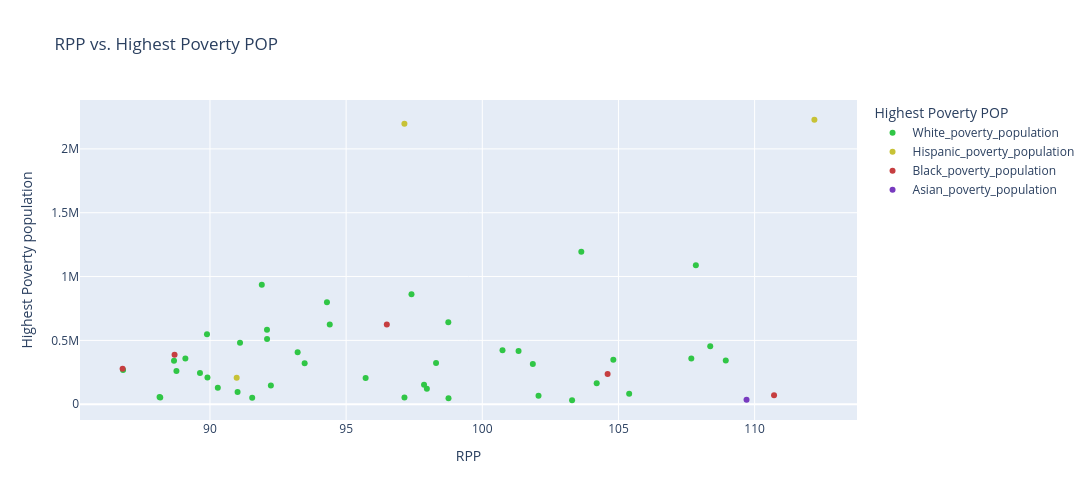

Source (notebook cell):
### Code cell
GRC = {
    "White_poverty_population": "#30C646",
    "Black_poverty_population": "#C63E40",
    "Asian_poverty_population": "#783BBF",
    "Hispanic_poverty_population": "#C7C236"
}
figRHP = px.scatter(df, x = "RPP", y = "Highest Poverty population", color = "Highest Poverty POP", color_discrete_map = GRC, hover_name = "NAME", title = "RPP vs. Highest Poverty POP", height = 500, width = 1715)
figRHP.show()
# Creates an interactive scatter plot that shows the relation between poverty population and RPP (the highest poverty pop in each state)

### Figure 1 — Plotly figure (JSON) as saved in the notebook; plotly's stock layout.template omitted (floating-point values rounded to 4 significant figures)
{"data": [{"hovertemplate": "<b>%{hovertext}</b><br><br>Highest Poverty POP=White_poverty_population<br>RPP=%{x}<br>Highest Poverty population=%{y}<extra></extra>", "hovertext": ["Alabama", "Alaska", "Arizona", "Arkansas", "Colorado", "Connecticut", "Delaware", "Florida", "Idaho", "Illinois", "Indiana", "Iowa", "Kansas", "Kentucky", "Maine", "Massachusetts", "Michigan", "Minnesota", "Missouri", "Montana", "Nebraska", "Nevada", "New Hampshire", "New Jersey", "New York", "North Carolina", "North Dakota", "Ohio", "Oklahoma", "Oregon", "Pennsylvania", "Rhode Island", "South Carolina", "South Dakota", "Tennessee", "Utah", "Vermont", "Virginia", "Washington", "West Virginia", "Wisconsin", "Wyoming"], "legendgroup": "White_poverty_population", "marker": {"color": "#30C646", "symbol": "circle"}, "mode": "markers", "name": "White_poverty_population", "orientation": "v", "showlegend": true, "type": "scatter", "x": [89.1, 103.3, 100.7, 86.81, 101.9, 104.2, 98.76, 103.6, 92.24, 98.75, 92.1, 88.77, 89.91, 89.89, 97.96, 107.7, 94.3, 98.3, 91.1, 91.01, 90.29, 97.86, 105.4, 108.9, 107.8, 94.4, 88.17, 91.9, 88.68, 104.8, 97.4, 102.1, 93.48, 88.15, 92.09, 95.72, 97.14, 101.3, 108.4, 89.63, 93.22, 91.55], "xaxis": "x", "y": [358800.0, 31210.0, 422400.0, 268300.0, 316000.0, 163400.0, 46030.0, 1194000.0, 146300.0, 643000.0, 510800.0, 259600.0, 208900.0, 547900.0, 122100.0, 357800.0, 799600.0, 322100.0, 481300.0, 96740.0, 130000.0, 153200.0, 82210.0, 343000.0, 1089000.0, 624600.0, 53720.0, 936200.0, 340600.0, 349100.0, 860600.0, 66520.0, 321000.0, 57140.0, 582700.0, 204500.0, 53690.0, 416700.0, 454400.0, 245300.0, 406400.0, 51680.0], "yaxis": "y"}, {"hovertemplate": "<b>%{hovertext}</b><br><br>Highest Poverty POP=Hispanic_poverty_population<br>RPP=%{x}<br>Highest Poverty population=%{y}<extra></extra>", "hovertext": ["California", "New Mexico", "Texas", "Puerto Rico"], "legendgroup": "Hispanic_poverty_population", "marker": {"color": "#C7C236", "symbol": "circle"}, "mode": "markers", "name": "Hispanic_poverty_population", "orientation": "v", "showlegend": true, "type": "scatter", "x": [112.2, 90.98, 97.14, NaN], "xaxis": "x", "y": [2228000.0, 208400.0, 2197000.0, 1248000.0], "yaxis": "y"}, {"hovertemplate": "<b>%{hovertext}</b><br><br>Highest Poverty POP=Black_poverty_population<br>RPP=%{x}<br>Highest Poverty population=%{y}<extra></extra>", "hovertext": ["District of Columbia", "Georgia", "Louisiana", "Maryland", "Mississippi"], "legendgroup": "Black_poverty_population", "marker": {"color": "#C63E40", "symbol": "circle"}, "mode": "markers", "name": "Black_poverty_population", "orientation": "v", "showlegend": true, "type": "scatter", "x": [110.7, 96.49, 88.7, 104.6, 86.79], "xaxis": "x", "y": [70220.0, 624400.0, 388300.0, 236200.0, 278000.0], "yaxis": "y"}, {"hovertemplate": "<b>%{hovertext}</b><br><br>Highest Poverty POP=Asian_poverty_population<br>RPP=%{x}<br>Highest Poverty population=%{y}<extra></extra>", "hovertext": ["Hawaii"], "legendgroup": "Asian_poverty_population", "marker": {"color": "#783BBF", "symbol": "circle"}, "mode": "markers", "name": "Asian_poverty_population", "orientation": "v", "showlegend": true, "type": "scatter", "x": [109.7], "xaxis": "x", "y": [36030.0], "yaxis": "y"}], "layout": {"height": 500, "legend": {"title": {"text": "Highest Poverty POP"}, "tracegroupgap": 0}, "title": {"text": "RPP vs. Highest Poverty POP"}, "width": 1715, "xaxis": {"anchor": "y", "domain": [0, 1], "title": {"text": "RPP"}}, "yaxis": {"anchor": "x", "domain": [0, 1], "title": {"text": "Highest Poverty population"}}}}
